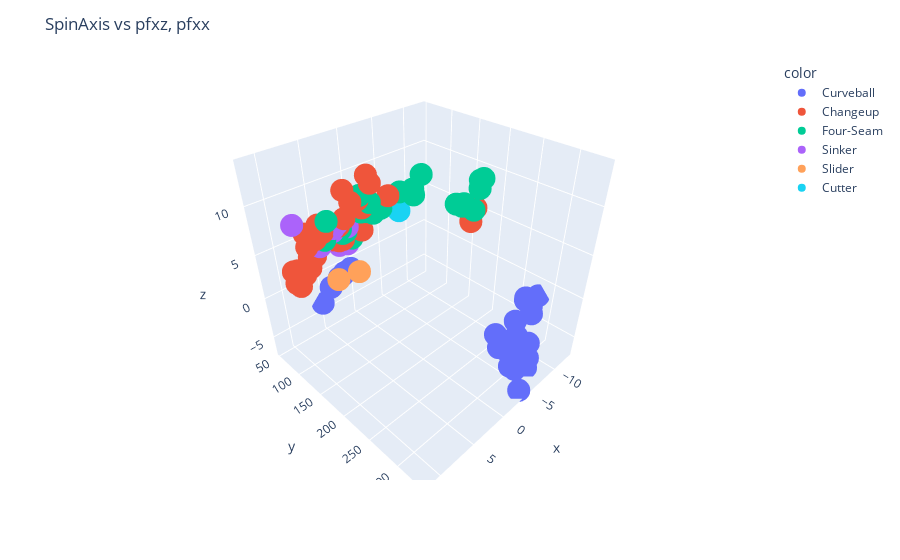

Notebook code cell kept with this figure:
### Code cell
fig = px.scatter_3d(
    z = new_df['pfxz'],
    x = new_df['pfxx'],
    y = new_df['SpinAxis'],
    color=new_df['AutoPitchType']
)

fig.update_layout(
    title='SpinAxis vs pfxz, pfxx', 
    autosize=True,
)

fig.show()

### Figure 1 — Plotly figure (JSON) as saved in the notebook; plotly's stock layout.template omitted (floating-point values rounded to 4 significant figures)
{"data": [{"hovertemplate": "color=Curveball<br>x=%{x}<br>y=%{y}<br>z=%{z}<extra></extra>", "legendgroup": "Curveball", "marker": {"color": "#636efa", "symbol": "circle"}, "mode": "markers", "name": "Curveball", "scene": "scene", "showlegend": true, "type": "scatter3d", "x": [-8.057, -6.063, -6.224, -5.709, -7.023, -5.548, -10.17, -12.79, -10.67, -11.0, -10.11, 5.322, 1.991, 1.515, 4.059, 2.786, 2.783, -2.542, -2.132, -2.553, -3.252, -8.673, -6.843, -2.214, -3.662, -0.1497, -3.921], "y": [310.2, 316.9, 300.8, 307.3, 316.5, 312.7, 279.6, 280.9, 288.6, 284.4, 280.0, 54.24, 61.11, 69.57, 58.02, 59.6, 69.56, 296.9, 325.8, 314.8, 325.7, 304.0, 291.9, 307.1, 333.7, 321.9, 317.6], "z": [-6.369, -5.737, -2.788, -3.979, -6.777, -4.353, -0.8683, -1.782, -2.795, -2.106, -1.112, -3.522, -0.6648, -0.01882, -1.82, -1.083, -0.323, -0.8053, -3.067, -1.871, -4.173, -4.989, -1.652, -0.9282, -6.851, 0.1878, -3.699]}, {"hovertemplate": "color=Changeup<br>x=%{x}<br>y=%{y}<br>z=%{z}<extra></extra>", "legendgroup": "Changeup", "marker": {"color": "#EF553B", "symbol": "circle"}, "mode": "markers", "name": "Changeup", "scene": "scene", "showlegend": true, "type": "scatter3d", "x": [10.69, 9.226, 9.42, 6.65, 10.56, 9.764, 6.432, 9.701, 9.68, 11.34, 9.878, 10.37, 10.19, 9.487, 9.75, 9.206, -6.46, -5.661, 9.852, 5.174, 4.047, 8.369, 6.849, 8.809, 6.594, 5.959, 8.854, 8.332, 9.012, 8.392, 8.289, 4.487, 7.136, 4.787, 6.238, 2.435, 4.649], "y": [111.1, 108.7, 113.8, 136.9, 101.9, 94.52, 147.0, 125.1, 123.5, 115.6, 132.2, 134.3, 109.8, 119.1, 109.4, 128.1, 217.1, 217.8, 124.7, 155.0, 162.6, 128.0, 141.3, 133.7, 151.4, 153.7, 123.5, 133.2, 129.3, 134.0, 134.7, 163.4, 133.1, 156.5, 138.4, 171.1, 151.7], "z": [5.064, 4.526, 5.3, 7.468, 3.289, 2.293, 9.867, 6.42, 6.476, 5.396, 8.972, 9.409, 4.338, 5.155, 4.129, 6.576, 8.69, 7.567, 7.629, 11.41, 12.77, 8.056, 9.116, 9.685, 12.6, 11.41, 6.974, 8.756, 8.219, 8.94, 9.566, 13.62, 7.617, 10.6, 7.505, 11.39, 8.287]}, {"hovertemplate": "color=Four-Seam<br>x=%{x}<br>y=%{y}<br>z=%{z}<extra></extra>", "legendgroup": "Four-Seam", "marker": {"color": "#00cc96", "symbol": "circle"}, "mode": "markers", "name": "Four-Seam", "scene": "scene", "showlegend": true, "type": "scatter3d", "x": [4.984, 3.622, 6.246, 4.185, 5.313, 6.138, 4.285, 4.842, 6.675, 8.27, 8.328, -7.22, -5.232, -6.042, -7.114, -4.86, -4.509, -7.597, 0.2499, -0.5079, 0.2344, 1.338, 3.112, 5.033], "y": [156.3, 159.9, 138.4, 162.2, 140.5, 143.6, 158.0, 155.2, 142.1, 143.1, 136.3, 214.6, 209.3, 218.1, 215.2, 210.3, 204.2, 216.0, 186.8, 190.4, 185.3, 176.9, 166.9, 157.3], "z": [10.3, 9.821, 8.106, 11.07, 7.355, 8.412, 10.13, 10.2, 8.786, 10.12, 8.121, 10.33, 9.289, 8.619, 11.18, 9.175, 9.331, 11.24, 11.22, 12.95, 11.72, 11.56, 10.33, 11.85]}, {"hovertemplate": "color=Sinker<br>x=%{x}<br>y=%{y}<br>z=%{z}<extra></extra>", "legendgroup": "Sinker", "marker": {"color": "#ab63fa", "symbol": "circle"}, "mode": "markers", "name": "Sinker", "scene": "scene", "showlegend": true, "type": "scatter3d", "x": [5.704, 6.485, 7.023, 5.911, 7.392, 7.316, 11.49, 8.718], "y": [137.3, 133.3, 141.0, 143.3, 137.2, 138.6, 133.6, 131.8], "z": [6.823, 6.82, 9.34, 8.794, 8.62, 8.973, 10.57, 7.489]}, {"hovertemplate": "color=Slider<br>x=%{x}<br>y=%{y}<br>z=%{z}<extra></extra>", "legendgroup": "Slider", "marker": {"color": "#FFA15A", "symbol": "circle"}, "mode": "markers", "name": "Slider", "scene": "scene", "showlegend": true, "type": "scatter3d", "x": [2.388, 5.052], "y": [103.6, 97.86], "z": [1.185, 1.143]}, {"hovertemplate": "color=Cutter<br>x=%{x}<br>y=%{y}<br>z=%{z}<extra></extra>", "legendgroup": "Cutter", "marker": {"color": "#19d3f3", "symbol": "circle"}, "mode": "markers", "name": "Cutter", "scene": "scene", "showlegend": true, "type": "scatter3d", "x": [1.44], "y": [176.2], "z": [9.81]}], "layout": {"autosize": true, "legend": {"title": {"text": "color"}, "tracegroupgap": 0}, "margin": {"t": 60}, "scene": {"domain": {"x": [0, 1], "y": [0, 1]}, "xaxis": {"title": {"text": "x"}}, "yaxis": {"title": {"text": "y"}}, "zaxis": {"title": {"text": "z"}}}, "title": {"text": "SpinAxis vs pfxz, pfxx"}}}
